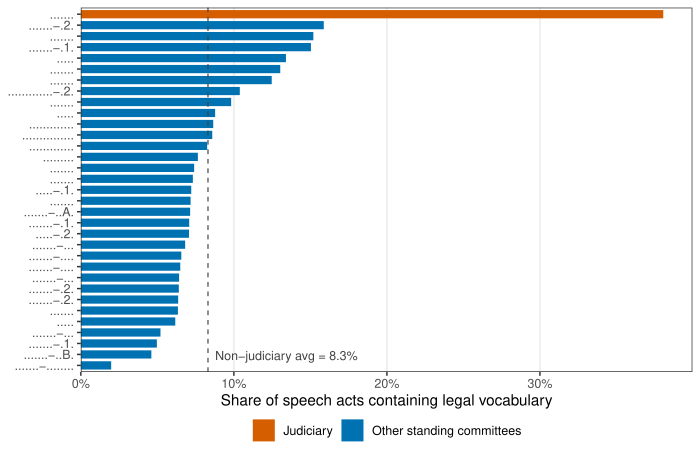

Here is the R script that generated this plot:
# fig_2.R
# Figure 2: Legal keyword rates by standing committee, 21st Assembly 국정감사
# Data source: all_speeches_16_22_v9.parquet (filter pushed down via arrow dataset)

suppressPackageStartupMessages({
  library(arrow)
  library(dplyr)
  library(ggplot2)
  library(tidyr)
  library(stringr)
  library(scales)
})

okabe <- c("#E69F00", "#56B4E9", "#009E73", "#0072B2",
           "#D55E00", "#CC79A7", "#000000")

speeches_path <- "<kr-hearings-data>/data/all_speeches_16_22_v9.parquet"
out_path <- "articles/figures/2026-04-15_r13/fig_2.pdf"

# Korean legal-register vocabulary. The set captures the "legal style"
# discussed in the paper: court/prosecution/litigation/statutory language.
legal_keywords <- c(
  "법률", "법안", "법령", "법조항", "법원", "검찰", "검찰청",
  "소송", "판결", "판사", "검사", "변호사", "변호인",
  "기소", "구속", "수사", "재판", "헌법", "위헌",
  "형사", "민사", "처벌", "범죄", "고발", "고소",
  "영장", "압수수색", "압수", "구형", "형량",
  "유죄", "무죄", "증거", "증인", "피고", "피고인",
  "원고", "공소", "공판", "항소", "상고", "판례"
)
legal_pattern <- paste(legal_keywords, collapse = "|")

# Pushdown filter: read only what we need
ds <- open_dataset(speeches_path)

df <- ds %>%
  filter(term == 21L,
         hearing_type == "국정감사",
         role %in% c("legislator", "chair")) %>%
  select(committee, speech_text) %>%
  collect()

df <- df %>%
  filter(!is.na(committee),
         !is.na(speech_text),
         nchar(speech_text) >= 10) %>%
  mutate(has_legal = str_detect(speech_text, legal_pattern))

# Aggregate per standing committee. Require enough speech acts for a
# stable rate estimate.
committee_rates <- df %>%
  group_by(committee) %>%
  summarise(legal_rate = mean(has_legal),
            n_speeches = n(),
            .groups = "drop") %>%
  filter(n_speeches >= 200) %>%
  mutate(is_judiciary = str_detect(committee, "법제사법"))

# Non-judiciary baseline (dashed line)
nonjud_avg <- committee_rates %>%
  filter(!is_judiciary) %>%
  summarise(avg = mean(legal_rate)) %>%
  pull(avg)

# Short label for judiciary to keep legend semantics readable
committee_rates <- committee_rates %>%
  mutate(committee_lab = committee,
         fill_grp = ifelse(is_judiciary, "Judiciary", "Other standing committees"))

p <- ggplot(committee_rates,
            aes(x = reorder(committee_lab, legal_rate),
                y = legal_rate,
                fill = fill_grp)) +
  geom_col(width = 0.75) +
  geom_hline(yintercept = nonjud_avg,
             linetype = "dashed",
             color = "grey25",
             linewidth = 0.4) +
  annotate("text",
           x = 1,
           y = nonjud_avg,
           label = sprintf("Non-judiciary avg = %.1f%%", 100 * nonjud_avg),
           hjust = -0.05, vjust = -0.6,
           size = 3, color = "grey25") +
  scale_fill_manual(values = c("Judiciary" = okabe[5],
                               "Other standing committees" = okabe[4]),
                    name = NULL) +
  scale_y_continuous(labels = percent_format(accuracy = 1),
                     expand = expansion(mult = c(0, 0.05))) +
  coord_flip() +
  labs(x = NULL,
       y = "Share of speech acts containing legal vocabulary") +
  theme_bw(base_size = 11) +
  theme(panel.grid.major.y = element_blank(),
        panel.grid.minor = element_blank(),
        legend.position = "bottom",
        legend.margin = margin(t = -4))

ggsave(out_path, p, width = 7, height = 4.5)
